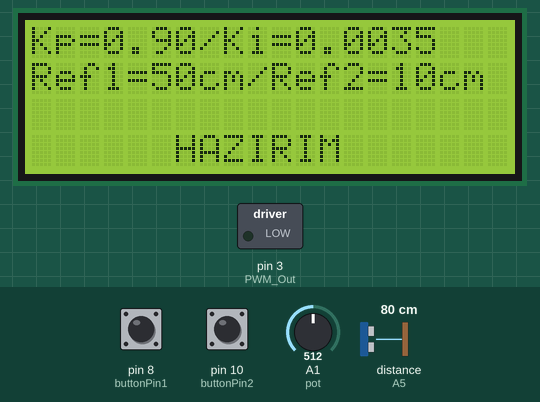
The sketch below on a simulated Arduino Uno, built with avr-gcc and run on an emulated ATmega328P. Shown: 20×4 character LCD, switched loads named in the sketch (green lamp = pin HIGH). The test bench sets the inputs (shaded band); at power-on: pin 10 (buttonPin2) LOW, pin 8 (buttonPin1) LOW, distance to the obstacle (sensor on A5) 80 cm, A1 (pot) = 512. What the sketch prints to the serial monitor is not drawn.

Above: at 2.6 s.
2.7 s: pin 10 (buttonPin2) pulled HIGH for 2.35 s
At 5.7 s:
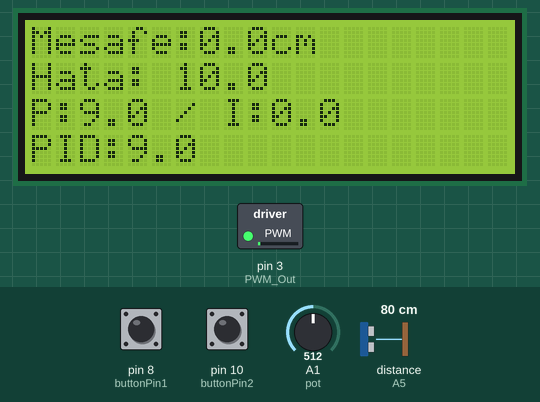
6.5 s: pin 8 (buttonPin1) pulled HIGH for 2.35 s
At 10.5 s:
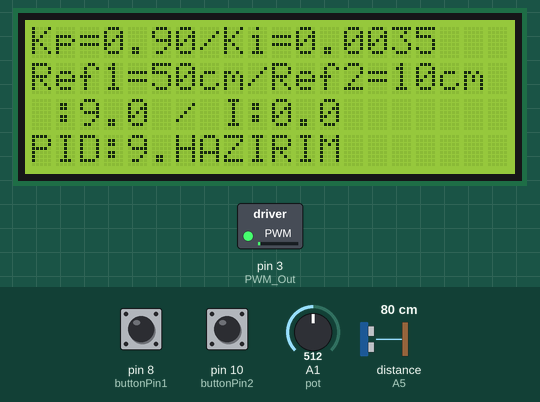
11.0 s: pin 10 (buttonPin2) pulled HIGH for 2.35 s
At 14.2 s:
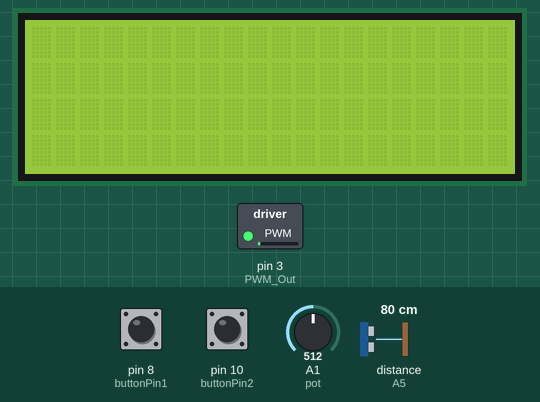
15.8 s: distance to the obstacle (sensor on A5) set to 64 cm
18.5 s: distance to the obstacle (sensor on A5) set to 57 cm
At 20.4 s:
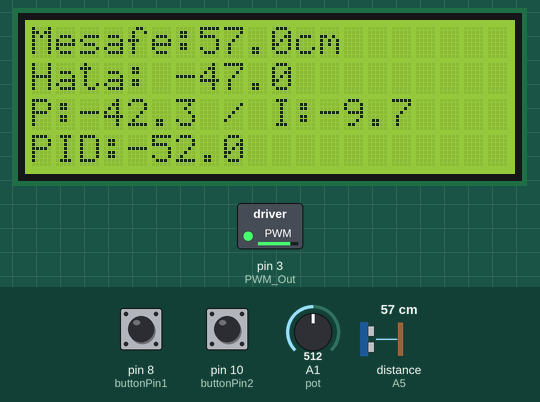
21.3 s: distance to the obstacle (sensor on A5) set to 120 cm
At 23.5 s:
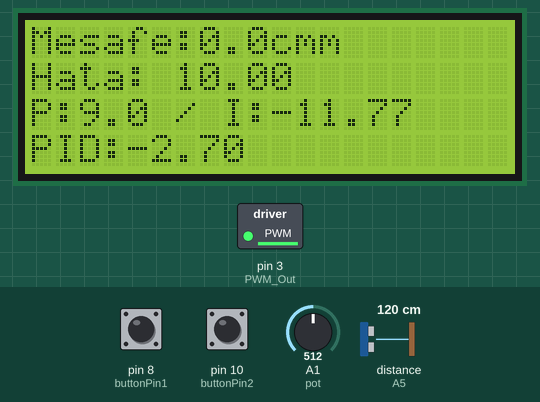
Timing chart, 0 to 25.0 s (numbered marks = the images above; inputs shaded):
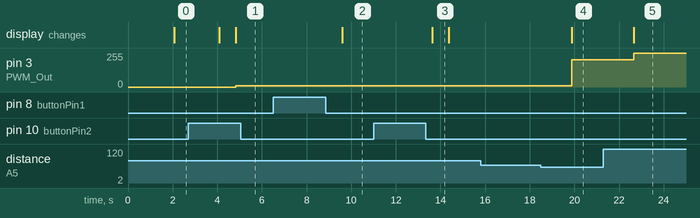

The sketch:

sketch_sep07b.ino
```cpp
// KÜTÜPHANELER
#include <Wire.h>
#include <SharpIR.h>
#include <LiquidCrystal.h>


// TANIMLAMALAR
#define IR A5
#define model 1080
#define PWM_Out 3
#define pot A1
#define buttonPin1 8 // Kırmızı Buton
#define buttonPin2 10 // Yeşil Buton

// Sensör Model Seçimi
SharpIR SharpIR(IR, model);

// LCD Tanımlaması
const int rs = 24, en = 34, d4 = 38, d5 = 40, d6 = 44, d7 = 48;
LiquidCrystal lcd(rs,en,d4,d5,d6,d7);

  // DEĞİŞKENLER
int stopButtonState = 0; // Durdur butonu (Kırmızı)
int runButtonState = 0; // Çalıştır Butonu (Yeşil)
float ref = 0.0; // Referans Noktası
float dis = 0.0; // Mesafe
float error = 0; // Hata
float errorDiff = 0.0; // Hata değeri
float errorOld = 0.0; // Önceki hata değeri
float P;
float I = 0.0;
float PID;
float Kp = 0.9;
float Ki = 0.0035;
int errorOldLoop = 1;
float temporaryDis;
int buttonState = 0;
int lcdClear = 1;

void setup()
{
  pinMode(PWM_Out, OUTPUT); // PWM çıkışı
  pinMode(pot, INPUT); // Potansiyometre
  pinMode(buttonPin1, INPUT); // Kırmızı Buton Bağlantısı
  pinMode(buttonPin2, INPUT); // Yeşil Buton Bağlantısı

  lcd.begin(20,4); // 20x4 LCD başlatılıyor
  Serial.begin(9600); // Seri port ekranı için saniye başı bit
}

void loop()
{
  dis = 0;

  // BAŞLA - DUR BUTONU
  stopButtonState = digitalRead(buttonPin1);
  delay(1000);
  runButtonState = digitalRead(buttonPin2);
  delay(1000);
  Serial.println(String(stopButtonState)+" "+ String(runButtonState));

  if (stopButtonState == HIGH){
    buttonState = 0;
  }else if (runButtonState == HIGH){
    buttonState = 1;
  }


  if (buttonState == 0) {
    Serial.println("Buton OFF");
    String Kp_String = String(Kp, 2);
    String Ki_String = String(Ki, 4);
    lcd.setCursor(0,0);
    lcd.print("Kp=" + Kp_String + "/" + "Ki=" + Ki_String); // LCD ekranına Kp ve Ki değerleri yansıtılıyor.
    lcd.setCursor(0,1);
    lcd.print("Ref1=50cm/Ref2=10cm"); // LCD ekranına, belirlenen Referans değerleri yansıtılıyor.
    lcd.setCursor(0,2);
    lcd.print(" ");
    lcd.setCursor(6,3);
    lcd.print("HAZIRIM");


    // DEĞİŞKENLER
    dis = 0; // Mesafe
    error = 0; // Hata
    errorDiff = 0; // Hata değeri
    errorOld = 0; // Önceki hata değeri
    I = 0.0;
    lcdClear = 1;
  }


  else if (buttonState == 1) {
    Serial.println("BUTTON ON");
    // LCD ilk çalışmada temizleniyor.
    while(lcdClear >= 1 ){
        lcd.clear();
        lcdClear = 0;
    }


    // MESAFE İŞLEMLERİ

    for (int i=0;i<10;i++) {
      temporaryDis = SharpIR.distance(); // Mikroişlemciyi tıkamamak için delayli 10 adet uzaklık ölçümünün ortalaması alınıyor.
      delay(55);

     if (temporaryDis < 10 && temporaryDis > 60) {
      temporaryDis = 60 - temporaryDis;

     }else if (temporaryDis < 10) {
      temporaryDis = 10;
      temporaryDis = 60 - temporaryDis;

     }else if (temporaryDis > 60) {
      temporaryDis = 60;
      temporaryDis = 60 - temporaryDis;
     }
     dis += temporaryDis;
    }

    float averageDistance = (dis/10.0);

    String distance = String(averageDistance, 1);
    distance = "Mesafe:" + distance + "cm";
    Serial.println(distance);
    lcd.setCursor(0,0);
    lcd.print(distance); // LCD ekranına ölçülen mesafe yansıtılıyor.


    // POT POZİSYONU
    int potPosition =  analogRead(pot);

    if (potPosition >= 1) {
     ref = 10;
    }else if (potPosition == 0) {
     ref = 50;
    }

    // PID HESAPLAMALARI

    error = ref - averageDistance; // Referans noktasından mevcut top uzaklığını çıkararak hata ölçülüyor.
    errorDiff = errorOld - error;

    // İlk çalışmada errorOld olmadığı için errorDiff'i 1 olarak alıyoruz.
     while(errorOldLoop > 0){
      errorOldLoop = 0;
      errorDiff = 1;
    }

    errorOld = error;


    String errorString = String(error, 1);
    lcd.setCursor(0,1);
    lcd.print("Hata: " + errorString); // LCD ekranına mevcut hata değeri yansıtılıyor.

    P = Kp * error;
    I = I + Ki*error*errorDiff;
    PID = P + I;  // GELEN PWM SİNYALİNİ 0-255 ARASINA SIKIŞTIRMAK İÇİN GEREKLİ MAX DEĞERİ ÖĞREN. HOCAYA NASIL YAPILABİLECEĞİNİ SOR.

    String P_String = String(P, 1);
    String I_String = String(I, 1);
    String PID_String = String(PID, 1);
    lcd.setCursor(0,2);
    lcd.print("P:" + P_String + " / " + "I:" + I_String); // LCD ekranına P ve I değerleri yansıtılıyor.
    lcd.setCursor(0,3);
    lcd.print("PID:" + PID_String); // LCD ekranına PID (PWM) değeri yansıtılıyor.

    analogWrite(PWM_Out, PID); // Motora gönderilen PWM sinyali


    Serial.println("P=" + String(P));
    Serial.println("I=" + String(I));
    Serial.println("PWM=" + String(PID));

  }
}
```

Measured:
- the behaviour switches between 61 and 60 cm on distance to the obstacle (sensor on A5) (found by bisection; images 3 and 4)
- after the input at 2.7 s, pin 3 (PWM_Out): 0/255 → 9/255 after 2.1 s; the display: first changes after 1.4 s (image 1 shows a later state)
- after the input at 6.5 s, the display: changes after 3.1 s (image 2)
- after the input at 11.0 s, pin 3 (PWM_Out): 9/255 → 8/255 after 3.4 s; the display: changes after 2.6 s (image 3)
- after the input at 15.8 s, every drawn part: stays the same
- after the input at 18.5 s, pin 3 (PWM_Out): 8/255 → 204/255 after 1.4 s; the display: changes after 1.4 s (image 4)
- after the input at 21.3 s, pin 3 (PWM_Out): 204/255 → 254/255 after 1.3 s; the display: changes after 1.3 s (image 5)
- what the display in image 3 shows lasts 0.8 s, from 13.6 s to 14.4 s
